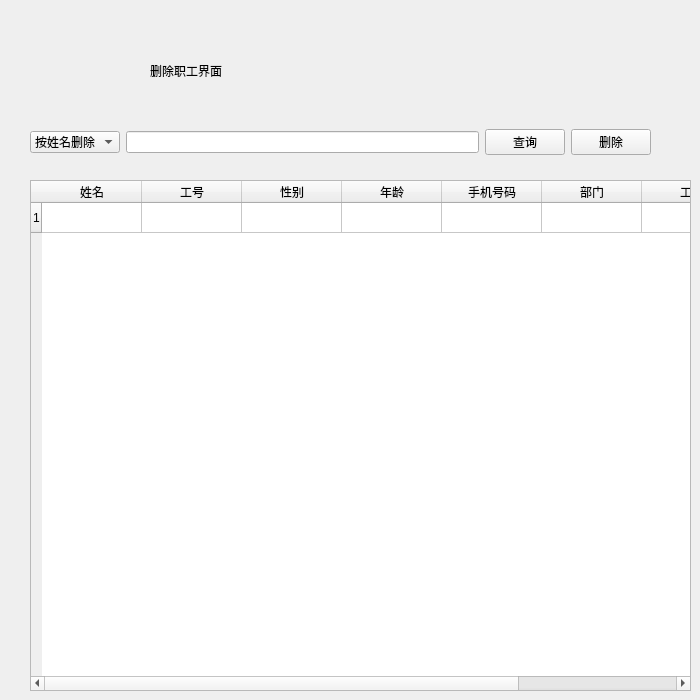
    <widget class="QWidget" name="page5">
     <widget class="QLabel" name="label_11">
      <property name="geometry">
       <rect>
        <x>150</x>
        <y>40</y>
        <width>351</width>
        <height>61</height>
       </rect>
      </property>
      <property name="styleSheet">
       <string notr="true">font: 35pt &quot;楷体&quot;;</string>
      </property>
      <property name="text">
       <string>删除职工界面</string>
      </property>
     </widget>
     <widget class="QWidget" name="widget_17" native="true">
      <property name="geometry">
       <rect>
        <x>30</x>
        <y>110</y>
        <width>621</width>
        <height>64</height>
       </rect>
      </property>
      <layout class="QHBoxLayout" name="horizontalLayout_14">
       <item>
        <widget class="QComboBox" name="deletekind">
         <property name="styleSheet">
          <string notr="true">font: 15pt &quot;楷体&quot;;</string>
         </property>
         <item>
          <property name="text">
           <string>按姓名删除</string>
          </property>
         </item>
         <item>
          <property name="text">
           <string>按工号删除</string>
          </property>
         </item>
        </widget>
       </item>
       <item>
        <widget class="QLineEdit" name="deleteselect"/>
       </item>
       <item>
        <widget class="QPushButton" name="deletequery">
         <property name="styleSheet">
          <string notr="true">font: 20pt &quot;楷体&quot;;</string>
         </property>
         <property name="text">
          <string>查询</string>
         </property>
        </widget>
       </item>
       <item>
        <widget class="QPushButton" name="deletesure">
         <property name="styleSheet">
          <string notr="true">font: 20pt &quot;楷体&quot;;</string>
         </property>
         <property name="text">
          <string>删除</string>
         </property>
        </widget>
       </item>
      </layout>
     </widget>
     <widget class="QTableWidget" name="deletetable">
      <property name="geometry">
       <rect>
        <x>30</x>
        <y>180</y>
        <width>661</width>
        <height>511</height>
       </rect>
      </property>
      <property name="minimumSize">
       <size>
        <width>641</width>
        <height>461</height>
       </size>
      </property>
      <row>
       <property name="text">
        <string>1</string>
       </property>
      </row>
      <column>
       <property name="text">
        <string>姓名</string>
       </property>
      </column>
      <column>
       <property name="text">
        <string>工号</string>
       </property>
      </column>
      <column>
       <property name="text">
        <string>性别</string>
       </property>
      </column>
      <column>
       <property name="text">
        <string>年龄</string>
       </property>
      </column>
      <column>
       <property name="text">
        <string>手机号码</string>
       </property>
      </column>
      <column>
       <property name="text">
        <string>部门</string>
       </property>
      </column>
      <column>
       <property name="text">
        <string>工资</string>
       </property>
      </column>
      <column>
       <property name="text">
        <string>职责</string>
       </property>
      </column>
     </widget>
    </widget>
